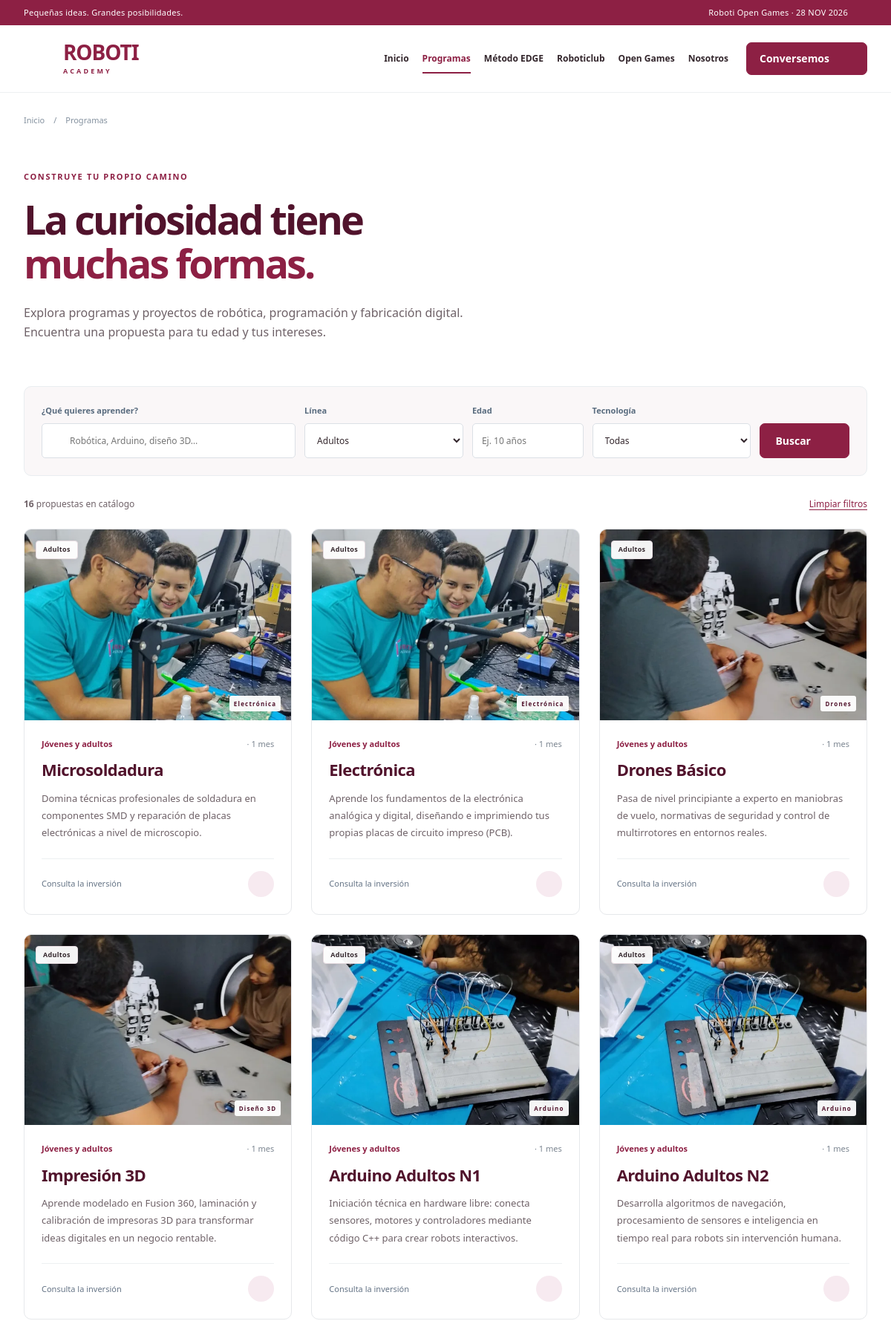
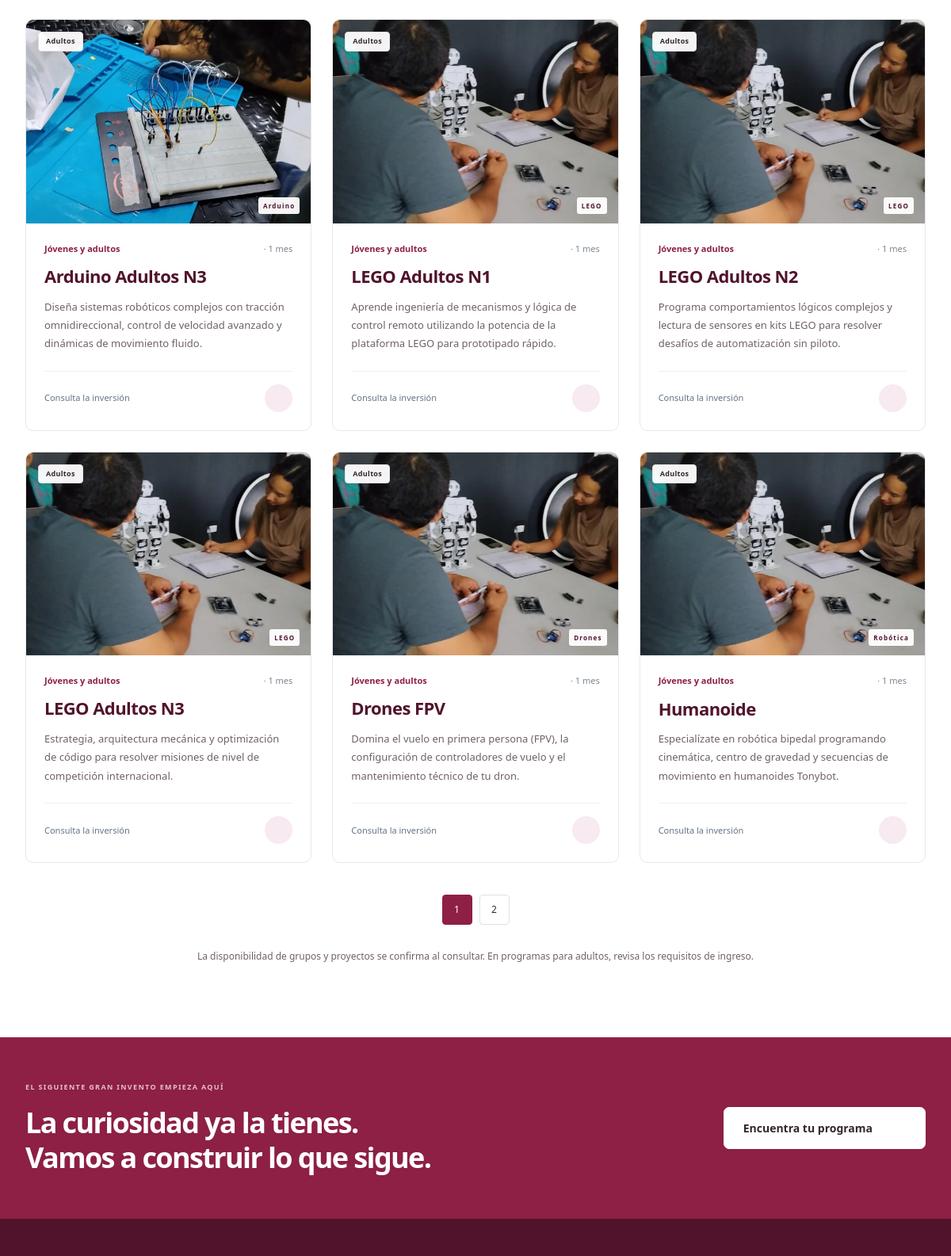
Page /programas.php?line=adultos (upper part) on the committed database (2 pictures, top to bottom).
### tables this page shows
CREATE TABLE IF NOT EXISTS courses (
 id INTEGER PRIMARY KEY AUTO_INCREMENT,
 slug VARCHAR(190) NOT NULL UNIQUE,
 title VARCHAR(200) NOT NULL,
 full_title TEXT NOT NULL,
 description TEXT NOT NULL,
 line VARCHAR(20) NOT NULL,
 track VARCHAR(30) NOT NULL DEFAULT '',
 age_min INTEGER NULL,
 age_max INTEGER NULL,
 technology VARCHAR(60) NOT NULL,
 duration_months INTEGER NOT NULL,
 weekly_hours DECIMAL(5,1) NULL,
 schedule VARCHAR(255) NOT NULL DEFAULT '',
 price DECIMAL(10,2) NULL,
 price_period VARCHAR(100) NOT NULL DEFAULT '',
 materials TEXT NOT NULL,
 requirements TEXT NOT NULL,
 syllabus TEXT NOT NULL,
 start_date VARCHAR(10) NOT NULL DEFAULT '',
 location VARCHAR(255) NOT NULL DEFAULT '',
 image VARCHAR(255) NOT NULL DEFAULT 'robot-hero.webp',
 status VARCHAR(20) NOT NULL DEFAULT 'draft',
 featured INTEGER NOT NULL DEFAULT 0,
 sort_order INTEGER NOT NULL DEFAULT 0,
 updated_at VARCHAR(30) NOT NULL,
 search_text TEXT NULL
);

### app/bootstrap.php (called while the page is built, shortened)
<?php
function env(string $key, string $default = ''): string { $v = getenv($key); return $v === false ? $default : $v; }
function e(mixed $v): string { return htmlspecialchars((string)$v, ENT_QUOTES | ENT_SUBSTITUTE, 'UTF-8'); }
function url(string $path = ''): string {
    return rtrim(env('APP_URL'), '/') . '/' . ltrim($path, '/');
}
function asset(string $path): string { return url('assets/' . $path); }
function db(): PDO {
    static $pdo;
    if ($pdo) return $pdo;
    $driver = env('DB_CONNECTION', 'mysql');
    if ($driver === 'mysql') {
        $dsn = 'mysql:host=' . env('DB_HOST', '127.0.0.1') . ';port=' . env('DB_PORT', '3306') . ';dbname=' . env('DB_DATABASE', 'roboti') . ';charset=utf8mb4';
    } else throw new RuntimeException('Motor de base de datos no permitido.');
    $pdo = new PDO($dsn, env('DB_USERNAME'), env('DB_PASSWORD'), [PDO::ATTR_ERRMODE => PDO::ERRMODE_EXCEPTION, PDO::ATTR_DEFAULT_FETCH_MODE => PDO::FETCH_ASSOC]);
    if ($driver === 'mysql') $pdo->setAttribute(PDO::ATTR_EMULATE_PREPARES, false);
    else { $pdo->exec('PRAGMA foreign_keys = ON'); $pdo->exec('PRAGMA busy_timeout = 5000'); }
    return $pdo;
}
function lines(): array { return ['edge' => 'EDGE', 'essentials' => 'Essentials', 'adultos' => 'Adultos']; }
function age_label(array $c): string {
    if ($c['age_min'] === null) return $c['line'] === 'adultos' ? 'Jóvenes y adultos' : 'Consultar edad';
    return $c['age_max'] !== null ? $c['age_min'] . '–' . $c['age_max'] . ' años' : 'Desde ' . $c['age_min'] . ' años';
}
function image_name(array $c): string {
    $name = (string)($c['image'] ?? '');
    return $name;
}
function image_url(array $c): string { return asset('images/' . image_name($c)); }
function image_srcset(string $name): string {
    $small = substr($name, 0, -5) . '-600.webp';
    return asset('images/' . $small) . ' 600w, ' . asset('images/' . $name) . ' 1200w';
}
function course_link(array $c): string { return url('programa.php?slug=' . rawurlencode($c['slug'])); }
function courses(array $filters = [], int $limit = 0, int $offset = 0): array {
    [$where, $params] = course_where($filters);
    $sql = 'SELECT * FROM courses WHERE ' . $where . ' ORDER BY featured DESC, sort_order ASC, id ASC';
    if ($limit > 0) $sql .= ' LIMIT ' . $limit . ' OFFSET ' . max(0, $offset);
    $q = db()->prepare($sql); $q->execute($params); return $q->fetchAll();
}
function course_where(array $f): array {
    $where = ["status = 'published'"]; $params = [];
    foreach (['line', 'track', 'technology'] as $key) if (!empty($f[$key])) { $where[] = "$key = ?"; $params[] = $f[$key]; }
    return [implode(' AND ', $where), $params];
}
function course_count(array $filters): int { [$w,$p] = course_where($filters); $q=db()->prepare('SELECT COUNT(*) FROM courses WHERE '.$w);$q->execute($p);return (int)$q->fetchColumn(); }

### app/view.php (the view, shortened to what this page needs)
<?php
require_once __DIR__.'/bootstrap.php';
function icon(string $name, string $class=''): string {
    $paths=[
    'arrow'=>'<path d="M5 12h14M13 6l6 6-6 6"/>',
    'arrow-up'=>'<path d="M6 18 18 6M6 6h12v12"/>',
    'robot'=>'<rect x="4" y="7" width="16" height="13" rx="4"/><path d="M12 3v4M8 12v2M16 12v2M9 17h6M1 11v5M23 11v5"/>',
    'code'=>'<path d="m8 6-6 6 6 6M16 6l6 6-6 6M14 3l-4 18"/>',
    'cube'=>'<path d="m12 2 9 5v10l-9 5-9-5V7Zm0 10 9-5M12 12 3 7M12 12v10M7.5 4.5l9 5"/>',
    'spark'=>'<path d="m12 2 2.7 7.3L22 12l-7.3 2.7L12 22l-2.7-7.3L2 12l7.3-2.7Z"/>',
    'clock'=>'<circle cx="12" cy="12" r="9"/><path d="M12 7v5l3 2"/>',
    'pin'=>'<path d="M20 10c0 6-8 12-8 12S4 16 4 10a8 8 0 1 1 16 0Z"/><circle cx="12" cy="10" r="2.5"/>',
    'check'=>'<path d="m5 12 4 4L19 6"/>',
    'search'=>'<circle cx="10.5" cy="10.5" r="6.5"/><path d="m16 16 5 5"/>',
    'download'=>'<path d="M12 3v12m-5-5 5 5 5-5M4 16v5h16v-5"/>',
    'trophy'=>'<path d="M7 3h10v6a5 5 0 0 1-10 0ZM7 5H3v3a4 4 0 0 0 4 4M17 5h4v3a4 4 0 0 1-4 4M12 14v6M7 21h10"/>',
    'users'=>'<circle cx="9" cy="7" r="3"/><path d="M3 21v-4a6 6 0 0 1 12 0v4M17 4a3 3 0 0 1 0 6M18 14a5 5 0 0 1 3 5v2"/>',
    'calendar'=>'<rect x="3" y="5" width="18" height="16" rx="2"/><path d="M7 2v6M17 2v6M3 11h18M7 15h2M12 15h2"/>',
    'mail'=>'<rect x="3" y="5" width="18" height="14" rx="2"/><path d="m3 6 9 7 9-7"/>',
    'menu'=>'<path d="M4 6h16M4 12h16M4 18h16"/>',
    'close'=>'<path d="m5 5 14 14M5 19 19 5"/>',
    ];
    return '<svg class="icon '.e($class).'" width="24" height="24" viewBox="0 0 24 24" fill="none" stroke="currentColor" stroke-width="1.7" stroke-linecap="round" stroke-linejoin="round" aria-hidden="true">'.($paths[$name]??$paths['spark']).'</svg>';
}
function page_header(string $title='', string $active='inicio',string $description='Robótica, creatividad y aprendizaje práctico para niños, jóvenes y adultos. Descubre Roboti Academy y la metodología EDGE.'):void {
    $nav=['inicio'=>['index.php','Inicio'],'programas'=>['programas.php','Programas'],'edge'=>['metodologia.php','Método EDGE'],'club'=>['club.php','Roboticlub'],'games'=>['open-games.php','Open Games'],'nosotros'=>['nosotros.php','Nosotros']];
    ?><!doctype html><html lang="es"><head><meta charset="utf-8"><meta name="viewport" content="width=device-width, initial-scale=1"><meta name="description" content="<?=e($description)?>"><meta name="theme-color" content="#8d2044"><title><?=e($title ? $title.' · Roboti Academy':'Roboti Academy · Donde las ideas cobran vida')?></title><link rel="icon" href="<?=asset('images/favicon.svg')?>" type="image/svg+xml"><link rel="stylesheet" href="<?=asset('css/site.css?v=20261018')?>"><script src="<?=asset('js/site.js')?>" defer></script></head><body><a class="skip-link" href="#contenido">Saltar al contenido</a><div class="topbar"><div class="wrap"><span>Pequeñas ideas. Grandes posibilidades.</span><a href="<?=url('open-games.php')?>">Roboti Open Games · 28 NOV 2026 <?=icon('arrow')?></a></div></div><header class="site-header"><div class="wrap header-inner"><a class="brand" href="<?=url('index.php')?>" aria-label="Roboti Academy, inicio"><?=icon('robot','brand-mark')?><span>ROBOTI<small>ACADEMY</small></span></a><button class="menu-button" type="button" aria-label="Abrir menú" aria-controls="main-nav" aria-expanded="false"><?=icon('menu')?></button><nav id="main-nav" aria-label="Navegación principal"><?php foreach($nav as $key=>[$path,$label]):?><a href="<?=url($path)?>" <?= $key===$active?'aria-current="page"':''?>><?=e($label)?></a><?php endforeach;?><a class="button small nav-cta" href="<?=url('contacto.php')?>">Conversemos <?=icon('arrow-up')?></a></nav></div></header><main id="contenido"><?php
}
function page_footer():void { ?>
</main><section class="footer-cta"><div class="wrap"><div><span class="eyebrow">EL SIGUIENTE GRAN INVENTO EMPIEZA AQUÍ</span><h2>La curiosidad ya la tienes.<br>Vamos a construir lo que sigue.</h2></div><a href="<?=url('programas.php')?>" class="button light">Encuentra tu programa <?=icon('arrow')?></a></div></section><footer class="site-footer"></footer></body></html><?php }
function course_card(array $c):void {
    $theme=$c['line']==='adultos'?'navy':($c['track']==='builders'?'blue':($c['track']==='maker'?'mint':'rose'));
    $image=image_name($c);$srcset=image_srcset($image);if($srcset!=='')$theme.=' has-photo';
    ?><article class="course-card"><a class="course-art <?=$theme?>" href="<?=e(course_link($c))?>" tabindex="-1" aria-hidden="true"><span class="pill"><?=e(lines()[$c['line']])?><?= $c['track']?' / '.e(tracks()[$c['track']]):''?></span><img src="<?=e(image_url($c))?>"<?php if($srcset):?> srcset="<?=e($srcset)?>" sizes="(max-width: 700px) calc(100vw - 44px), (max-width: 1000px) 45vw, 390px"<?php endif;?> alt="" loading="lazy" decoding="async" width="1200" height="1600"><span class="art-caption"><?=e($c['technology'])?></span></a><div class="course-body"><span class="course-age"><?=e(age_label($c))?> <span>· <?=e($c['duration_months'])?> <?= (int)$c['duration_months']===1?'mes':'meses'?></span></span><h3><a href="<?=e(course_link($c))?>"><?=e($c['title'])?></a></h3><p><?=e($c['description'])?></p><div class="course-bottom"><span><?= $c['price']!==null?'$'.number_format((float)$c['price'],2).' '.e($c['price_period']):'Consulta la inversión'?></span><a href="<?=e(course_link($c))?>" aria-label="Ver <?=e($c['title'])?>"><?=icon('arrow-up')?></a></div></div></article><?php
}
function breadcrumb(string $label):void { ?><div class="wrap breadcrumb"><a href="<?=url('index.php')?>">Inicio</a><span>/</span><span><?=e($label)?></span></div><?php }
function page_intro(string $eyebrow,string $title,string $body):void { ?><section class="page-intro wrap"><span class="eyebrow"><?=e($eyebrow)?></span><h1><?=$title?></h1><p><?=e($body)?></p></section><?php }

### public/programas.php (shortened to what this page needs)
<?php
require dirname(__DIR__).'/app/view.php';
$filters=[];foreach(['q','line','track','age','technology'] as $k) $filters[$k]=is_string($_GET[$k]??null)?trim($_GET[$k]):'';
$total=course_count($filters);$pages=max(1,(int)ceil($total/12));$page=max(1,min($pages,(int)($_GET['page']??1)));$items=courses($filters,12,($page-1)*12);
$techs=db()->query("SELECT DISTINCT technology FROM courses WHERE status='published' ORDER BY technology")->fetchAll(PDO::FETCH_COLUMN);
page_header('Programas','programas');breadcrumb('Programas');page_intro('CONSTRUYE TU PROPIO CAMINO','La curiosidad tiene<br><em>muchas formas.</em>','Explora programas y proyectos de robótica, programación y fabricación digital. Encuentra una propuesta para tu edad y tus intereses.');
?>
<section class="wrap catalog-section"><form class="filter-form" method="get" action="<?=url('programas.php')?>" role="search"><div class="search-field"><label for="q">¿Qué quieres aprender?</label><div><?=icon('search')?><input id="q" name="q" type="search" maxlength="150" placeholder="Robótica, Arduino, diseño 3D…" value="<?=e($filters['q'])?>"></div></div><div><label for="line">Línea</label><select name="line" id="line"><option value="">Todas las líneas</option><?php foreach(lines() as $key=>$label):?><option value="<?=$key?>" <?=$filters['line']===$key?'selected':''?>><?=$label?></option><?php endforeach;?></select></div><div><label for="age">Edad</label><input name="age" id="age" type="number" min="3" max="99" placeholder="Ej. 10 años" value="<?=e($filters['age'])?>"></div><div><label for="technology">Tecnología</label><select name="technology" id="technology"><option value="">Todas</option><?php foreach($techs as $t):?><option value="<?=e($t)?>" <?=$filters['technology']===$t?'selected':''?>><?=e($t)?></option><?php endforeach;?></select></div><button class="button" type="submit">Buscar <?=icon('arrow')?></button><?php if($filters['track']):?><input type="hidden" name="track" value="<?=e($filters['track'])?>"><?php endif;?></form><div class="catalog-toolbar"><p><strong><?=$total?></strong> propuestas en catálogo</p><a href="<?=url('programas.php')?>">Limpiar filtros</a></div><?php if(!$items):?><div class="empty-state"><?=icon('search')?><h2>Probemos otro camino</h2><p>No encontramos propuestas con esos filtros. Puedes cambiar la edad o buscar por otra tecnología.</p><a class="button" href="<?=url('programas.php')?>">Ver todos los programas</a></div><?php else:?><div class="course-grid"><?php foreach($items as $c) course_card($c);?></div><nav class="pagination" aria-label="Páginas del catálogo"><?php for($n=1;$n<=$pages;$n++):$p=$filters;$p['page']=$n;?><a href="<?=url('programas.php?'.http_build_query(array_filter($p,fn($v)=>$v!=='')))?>" <?=$n===$page?'aria-current="page"':''?>><?=$n?></a><?php endfor;?></nav><?php endif;?><p class="catalog-note">La disponibilidad de grupos y proyectos se confirma al consultar. En programas para adultos, revisa los requisitos de ingreso.</p></section>
<?php page_footer(); ?>

### rows in the picture
courses: line "Adultos", technology "Electrónica", line "Jóvenes y adultos", duration_months "1", shows "mes", title "Microsoldadura", description "Domina técnicas profesionales de soldadura en componentes SMD y reparación de placas electrónicas a nivel de microscopio.", shows "Consulta la inversión"
courses: line "Adultos", technology "Electrónica", line "Jóvenes y adultos", duration_months "1", shows "mes", title "Electrónica", description "Aprende los fundamentos de la electrónica analógica y digital, diseñando e imprimiendo tus propias placas de circuito impreso (PCB).", shows "Consulta la inversión"
courses: line "Adultos", technology "Drones", line "Jóvenes y adultos", duration_months "1", shows "mes", title "Drones Básico", description "Pasa de nivel principiante a experto en maniobras de vuelo, normativas de seguridad y control de multirrotores en entornos reales.", shows "Consulta la inversión"
courses: line "Adultos", technology "Diseño 3D", line "Jóvenes y adultos", duration_months "1", shows "mes", title "Impresión 3D", description "Aprende modelado en Fusion 360, laminación y calibración de impresoras 3D para transformar ideas digitales en un negocio rentable.", shows "Consulta la inversión"
courses: line "Adultos", technology "Arduino", line "Jóvenes y adultos", duration_months "1", shows "mes", title "Arduino Adultos N1", description "Iniciación técnica en hardware libre: conecta sensores, motores y controladores mediante código C++ para crear robots interactivos.", shows "Consulta la inversión"
courses: line "Adultos", technology "Arduino", line "Jóvenes y adultos", duration_months "1", shows "mes", title "Arduino Adultos N2", description "Desarrolla algoritmos de navegación, procesamiento de sensores e inteligencia en tiempo real para robots sin intervención humana.", shows "Consulta la inversión"
courses: line "Adultos", technology "Arduino", line "Jóvenes y adultos", duration_months "1", shows "mes", title "Arduino Adultos N3", description "Diseña sistemas robóticos complejos con tracción omnidireccional, control de velocidad avanzado y dinámicas de movimiento fluido.", shows "Consulta la inversión"
courses: line "Adultos", technology "LEGO", line "Jóvenes y adultos", duration_months "1", shows "mes", title "LEGO Adultos N1", description "Aprende ingeniería de mecanismos y lógica de control remoto utilizando la potencia de la plataforma LEGO para prototipado rápido.", shows "Consulta la inversión"
courses: line "Adultos", technology "LEGO", line "Jóvenes y adultos", duration_months "1", shows "mes", title "LEGO Adultos N2", description "Programa comportamientos lógicos complejos y lectura de sensores en kits LEGO para resolver desafíos de automatización sin piloto.", shows "Consulta la inversión"
courses: line "Adultos", technology "LEGO", line "Jóvenes y adultos", duration_months "1", shows "mes", title "LEGO Adultos N3", description "Estrategia, arquitectura mecánica y optimización de código para resolver misiones de nivel de competición internacional.", shows "Consulta la inversión"
courses: line "Adultos", technology "Drones", line "Jóvenes y adultos", duration_months "1", shows "mes", title "Drones FPV", description "Domina el vuelo en primera persona (FPV), la configuración de controladores de vuelo y el mantenimiento técnico de tu dron.", shows "Consulta la inversión"
courses: line "Adultos", technology "Robótica", line "Jóvenes y adultos", duration_months "1", shows "mes", title "Humanoide", description "Especialízate en robótica bipedal programando cinemática, centro de gravedad y secuencias de movimiento en humanoides Tonybot.", shows "Consulta la inversión"

### other values in the picture
$label "Inicio"
$label "Programas"
$label "Método EDGE"
$label "Roboticlub"
$label "Open Games"
$label "Nosotros"
$eyebrow "CONSTRUYE TU PROPIO CAMINO"
$title "La curiosidad tiene muchas formas."
$body "Explora programas y proyectos de robótica, programación y fabricación digital. Encuentra una propuesta para tu edad y tus intereses."
$total "16"
form field line "Adultos"
